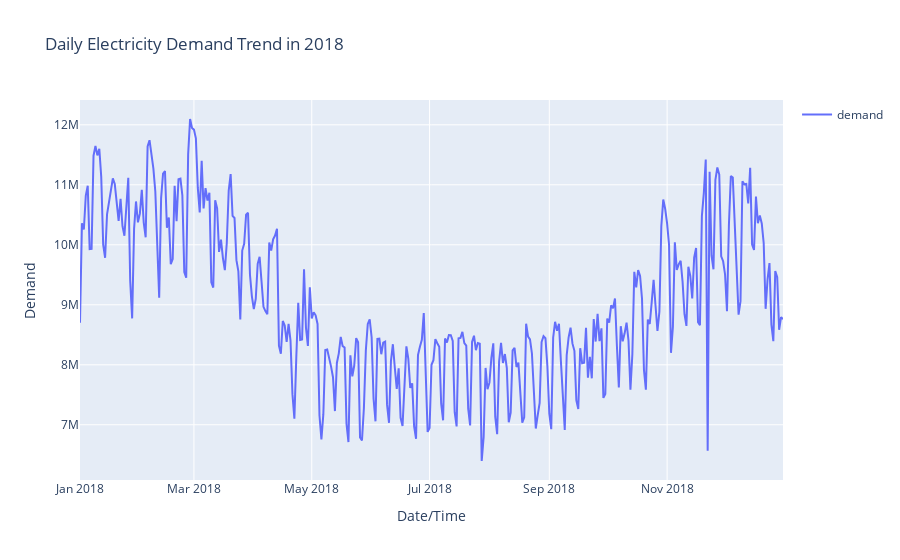
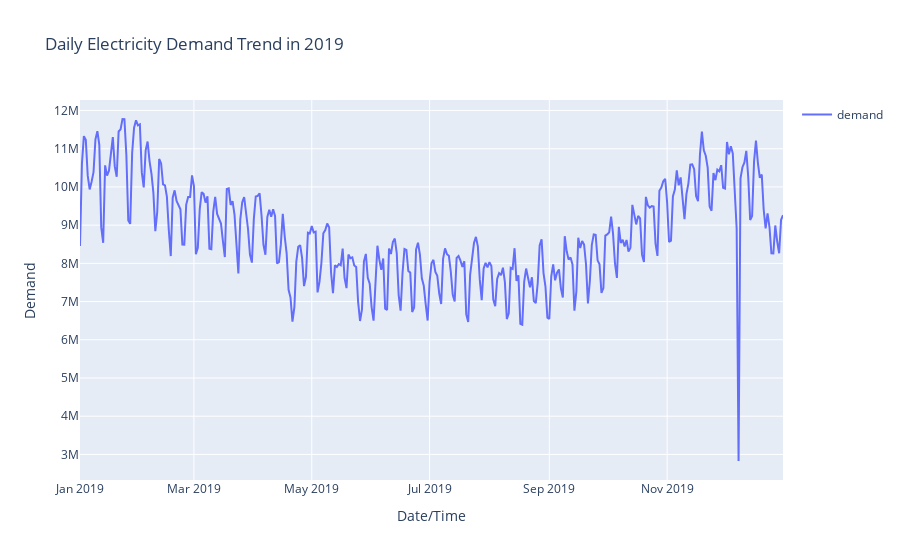

Notebook cell for these charts, in order:
### Markdown cell above
### Daily demand
- Let's consider 2018 & 2019 year and check daily electricity demand.

### Code cell
# 2018
Demand2018 = EDATSDataset.loc['2018-01-01':'2018-12-31']
DailyDemand = pd.DataFrame(Demand2018.demand.resample('D').sum())
label = "Daily Electricity Demand Trend in 2018"
VisualizeTrend(DailyDemand.demand, label)

#2019
Demand2019 = EDATSDataset.loc['2019-01-01':'2019-12-31']
DailyDemand = pd.DataFrame(Demand2019.demand.resample('D').sum())
label = "Daily Electricity Demand Trend in 2019"
VisualizeTrend(DailyDemand.demand, label)

### Figure 1 — Plotly figure (JSON) as saved in the notebook; plotly's stock layout.template omitted (floating-point values rounded to 4 significant figures; data arrays with more than 128 entries replaced by an {"elided": "..."} marker saying what was removed)
{"data": [{"mode": "lines", "name": "demand", "type": "scatter", "x": {"elided": "365 str values"}, "y": {"elided": "365 int values"}}], "layout": {"showlegend": true, "title": {"text": "Daily Electricity Demand Trend in 2018"}, "xaxis": {"title": {"text": "Date/Time"}}, "yaxis": {"title": {"text": "Demand"}}}}

### Figure 2 — Plotly figure (JSON) as saved in the notebook; plotly's stock layout.template omitted (floating-point values rounded to 4 significant figures; data arrays with more than 128 entries replaced by an {"elided": "..."} marker saying what was removed)
{"data": [{"mode": "lines", "name": "demand", "type": "scatter", "x": {"elided": "365 str values"}, "y": {"elided": "365 int values"}}], "layout": {"showlegend": true, "title": {"text": "Daily Electricity Demand Trend in 2019"}, "xaxis": {"title": {"text": "Date/Time"}}, "yaxis": {"title": {"text": "Demand"}}}}
